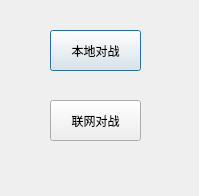
<?xml version="1.0" encoding="UTF-8"?>
<ui version="4.0">
 <class>Choose</class>
 <widget class="QDialog" name="Choose">
  <property name="geometry">
   <rect>
    <x>0</x>
    <y>0</y>
    <width>199</width>
    <height>196</height>
   </rect>
  </property>
  <property name="windowTitle">
   <string>Dialog</string>
  </property>
  <widget class="QPushButton" name="Local">
   <property name="geometry">
    <rect>
     <x>50</x>
     <y>30</y>
     <width>91</width>
     <height>41</height>
    </rect>
   </property>
   <property name="text">
    <string>本地对战</string>
   </property>
  </widget>
  <widget class="QPushButton" name="Net">
   <property name="geometry">
    <rect>
     <x>50</x>
     <y>100</y>
     <width>91</width>
     <height>41</height>
    </rect>
   </property>
   <property name="text">
    <string>联网对战</string>
   </property>
  </widget>
 </widget>
 <resources/>
 <connections/>
</ui>
